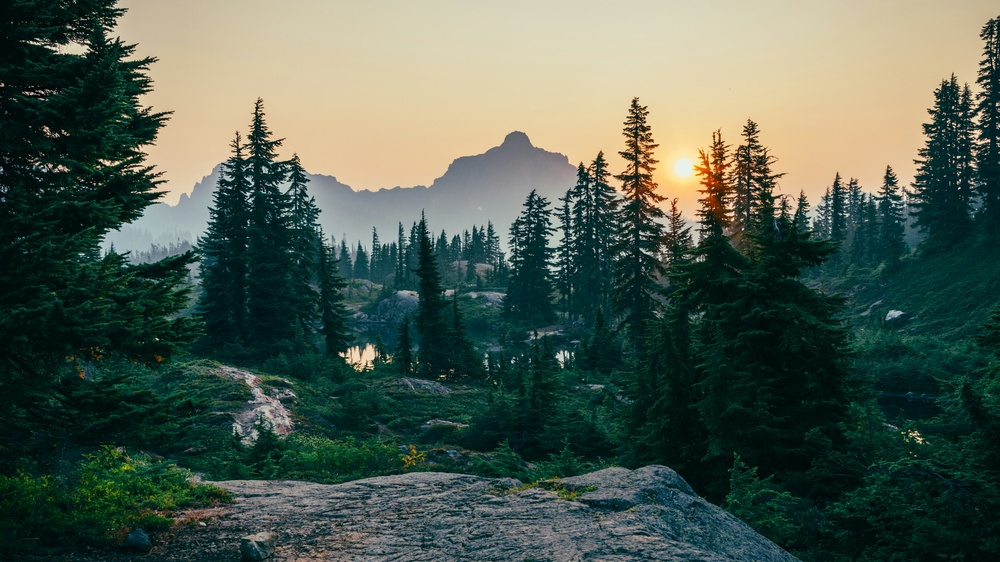
#> input picture purify_data/cluster_01/image_1507.jpg, 1000 x 562 px, shrunk from 3840 x 2160 before the run
$ python -i extract_tamura.py   (imports and definitions only)   (older library calls are emulated)
#> lines starting #> are read from the running program, lines starting #| are printed output that depends on the picture
#> further down, picture is the input picture: shape (562, 1000, 3); mean B, G, R 80.8, 93.1, 78.7
import cv2
import numpy as np
from typing import List

def _extract_tamura(img_bgr: np.ndarray) -> List[float]:
    """Extracts Tamura Texture Features: Coarseness, Contrast, Directionality"""
    gray = cv2.cvtColor(img_bgr, cv2.COLOR_BGR2GRAY).astype(np.float32)
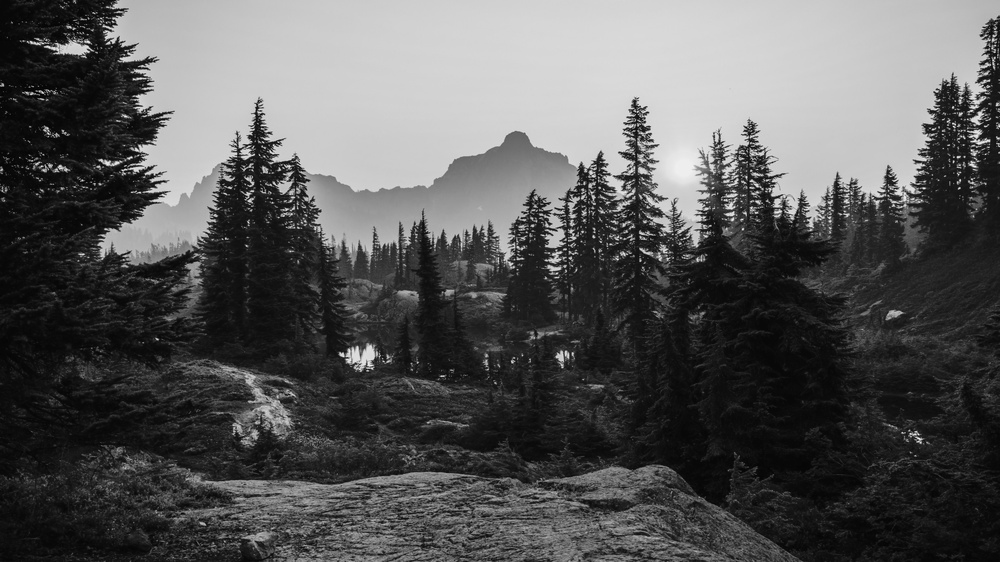
#> gray: shape (562, 1000) float32; min 0, max 246, mean 87.4

    # 1. Contrast
    mean, std = cv2.meanStdDev(gray)
#> mean = [87.39]; std = [77.92]
    mu4 = np.mean((gray - mean)**4)
#> mu4 = 62156112.9
    alpha4 = mu4 / (std[0][0]**4 + 1e-7)
#> alpha4 = 1.69
    contrast = std[0][0] / (alpha4**0.25 + 1e-7)
#> contrast = 68.39

    # 2. Directionality (Gradient based)
    sobelx = cv2.Sobel(gray, cv2.CV_32F, 1, 0, ksize=3)
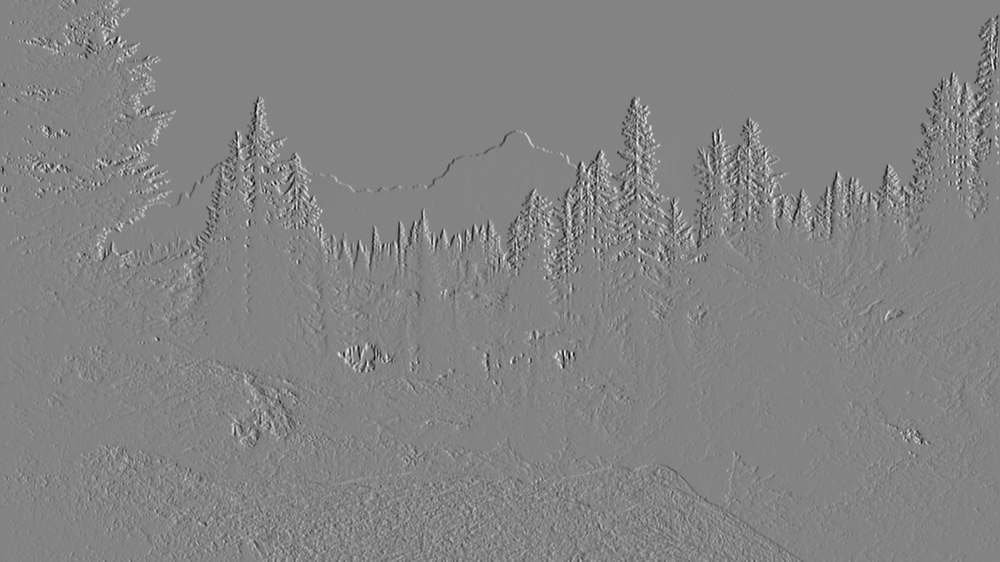
#> sobelx: shape (562, 1000) float32; min -759, max 710, mean 0.2; drawn with min black and max white
    sobely = cv2.Sobel(gray, cv2.CV_32F, 0, 1, ksize=3)
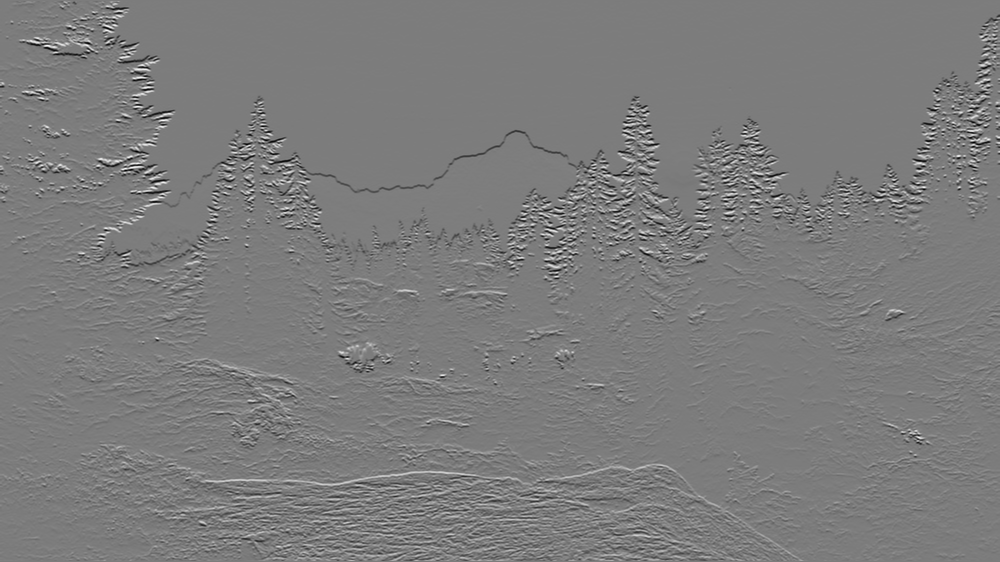
#> sobely: shape (562, 1000) float32; min -819, max 856, mean -1.8; drawn with min black and max white
    mag, ang = cv2.cartToPolar(sobelx, sobely)
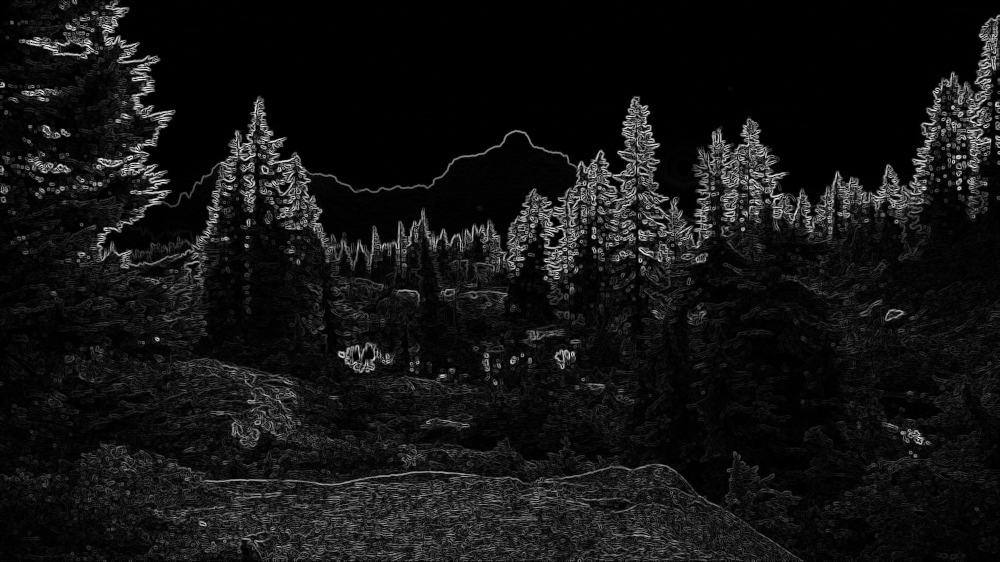
#> mag: shape (562, 1000) float32; min 0, max 856.6, mean 65.9; drawn with min black and max white
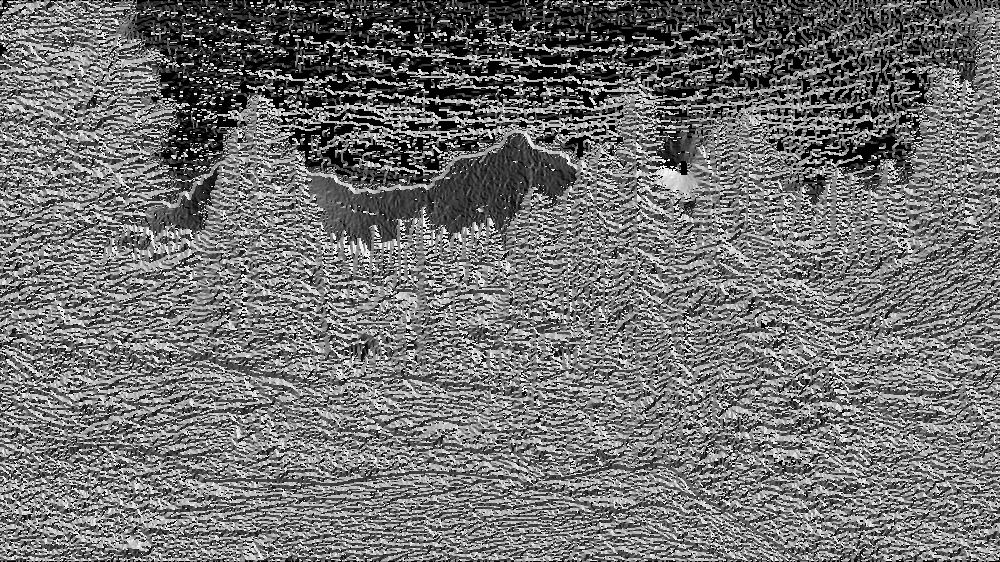
#> ang: shape (562, 1000) float32; min 0, max 6.28, mean 2.81; drawn with min black and max white

    # Threshold magnitudes
    thresh = np.max(mag) * 0.1
#> thresh = 85.66
    valid_angles = ang[mag > thresh]
    if len(valid_angles) > 0:
        hist, _ = np.histogram(valid_angles, bins=16, range=(0, 2*np.pi))
#> hist = [4769, 5367, 7824, 12532, 12771, 7672, 5353, 4681, 5268, 5761, 8027, 13296, 13305, 8426, 6124, 5069]
        directionality = 1.0 - float(np.sum(hist > (np.max(hist)*0.1)) / 16.0)
#> directionality = 0
    else:
        directionality = 0.0

    # 3. Coarseness (Simplified)
    coarseness = 0.0
    for k in [1, 2, 3]:
        s = 2**k
        kernel = np.ones((s, s), np.float32) / (s*s)
        mean_scaled = cv2.filter2D(gray, -1, kernel)
        coarseness += np.mean(np.abs(gray - mean_scaled))
#> this loop made 3 passes
#> coarseness on passes 1 to 3: 5.94, 13.54, 23.52
#> pass 2, in _extract_tamura, `mean_scaled = cv2.filter2D(gray, -1, kernel)`:
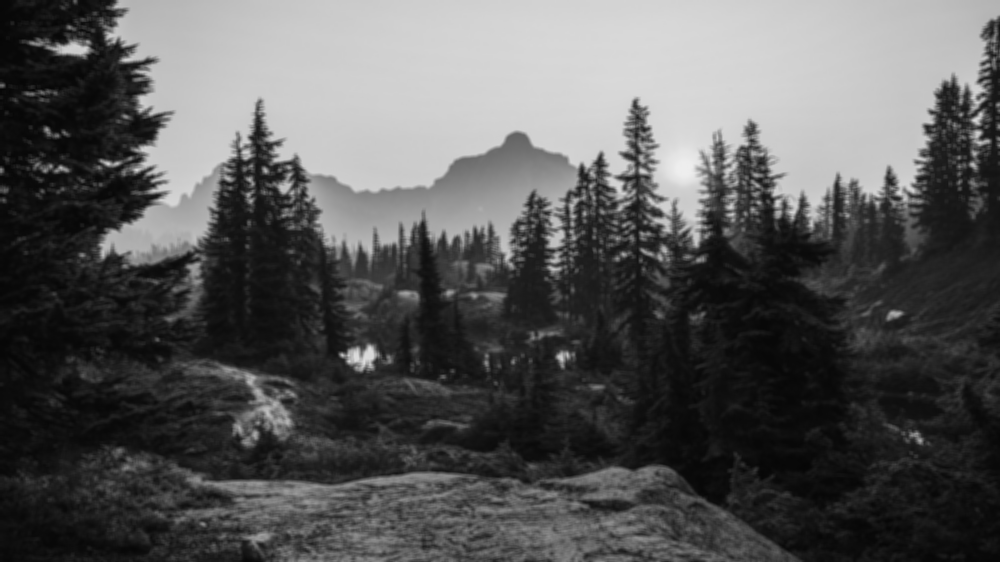
#> mean_scaled: shape (562, 1000) float32; min 5.81, max 238.4, mean 87.5
#> pass 3, in _extract_tamura, `mean_scaled = cv2.filter2D(gray, -1, kernel)`:
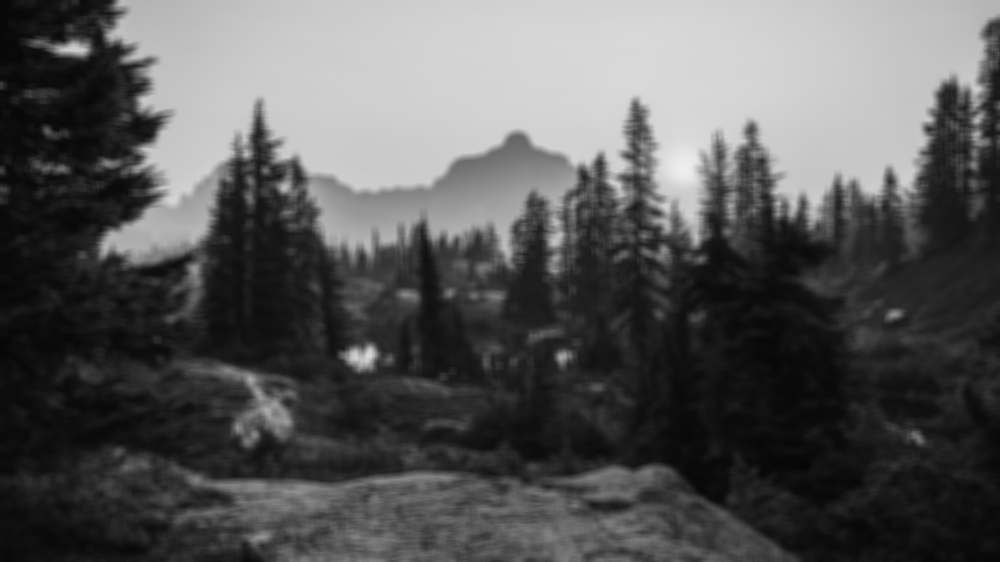
#> mean_scaled: shape (562, 1000) float32; min 6.48, max 238.2, mean 87.5
#> after the loop, coarseness = 23.52
    coarseness /= 3.0
#> coarseness = 7.84

    return [float(coarseness), float(contrast), float(directionality)]

>>> import cv2
>>> picture = cv2.imread('../../../../purify_data/cluster_01/image_1507.jpg')
>>> result = _extract_tamura(picture)
#> result = [7.84, 68.39, 0]

$ run again, on purify_data/cluster_01/image_1637.jpg
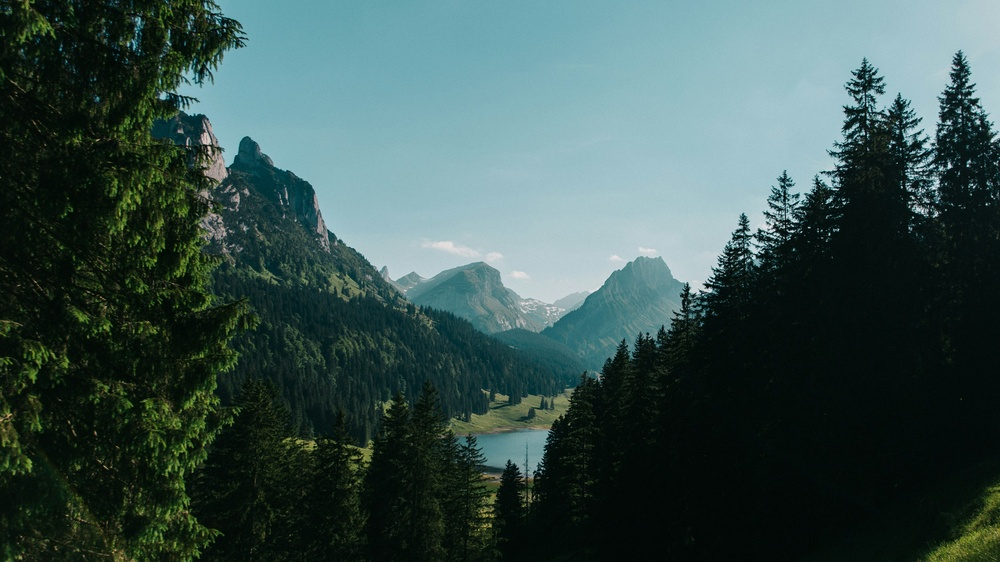
#> input picture purify_data/cluster_01/image_1637.jpg, 1000 x 562 px, shrunk from 3840 x 2160 before the run
#> picture is the input picture: shape (562, 1000, 3); mean B, G, R 78.6, 81.6, 58.5
#> mean = [74.34]; std = [72.48]
#> mu4 = 43984160.7
#> alpha4 = 1.59
#> contrast = 64.51
#> in _extract_tamura, `mag, ang = cv2.cartToPolar(sobelx, sobely)`:
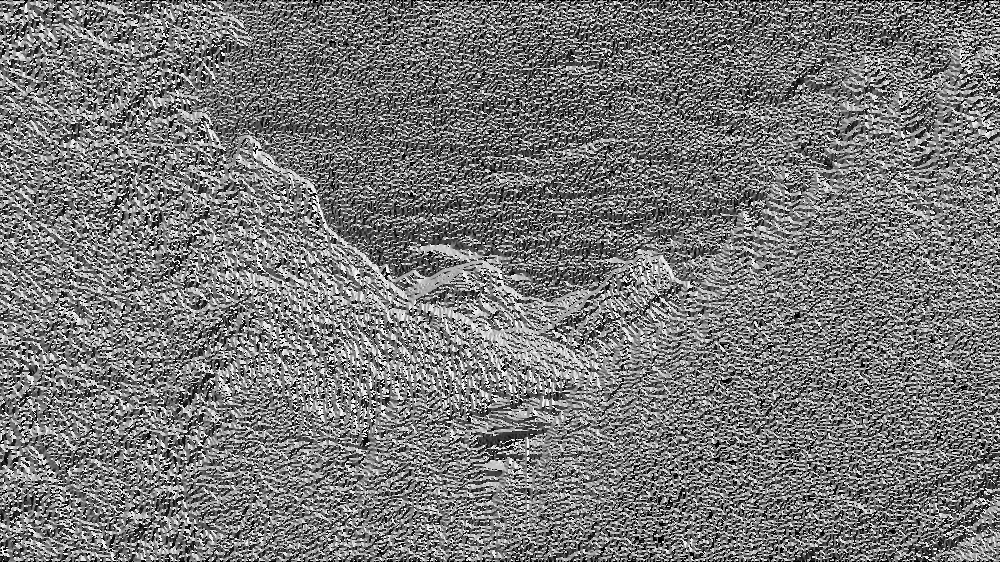
#> ang: shape (562, 1000) float32; min 0, max 6.28, mean 2.96; drawn with min black and max white
#> thresh = 84.36
#> hist = [5825, 4690, 3974, 4051, 4399, 4728, 5515, 5865, 5370, 4663, 4791, 5042, 5472, 5240, 5646, 5936]
#> directionality = 0
#> the loop in _extract_tamura, `for k in [1, 2, 3]:` made 3 passes
#> coarseness on passes 1 to 3: 3.7, 8.49, 14.77
#> pass 3, in _extract_tamura, `mean_scaled = cv2.filter2D(gray, -1, kernel)`:
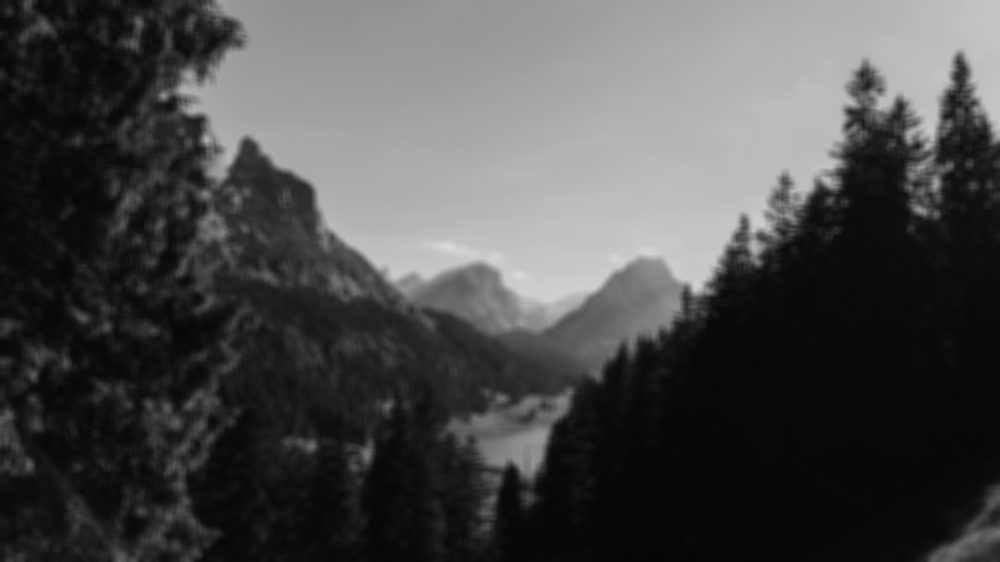
#> mean_scaled: shape (562, 1000) float32; min 5.48, max 219.2, mean 74.4
#> after the loop in _extract_tamura, `for k in [1, 2, 3]:`: coarseness = 14.77
#> in _extract_tamura, `coarseness /= 3.0`: coarseness = 4.92
#> result = [4.92, 64.51, 0]
